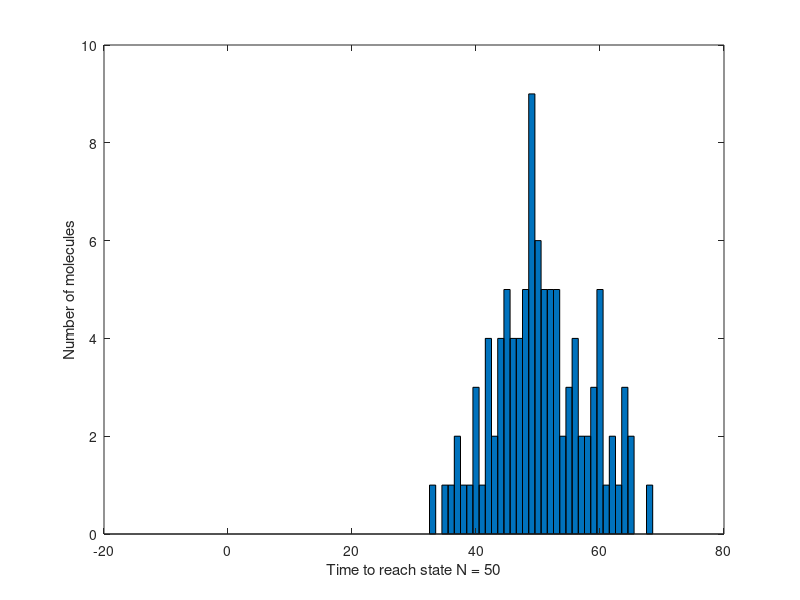
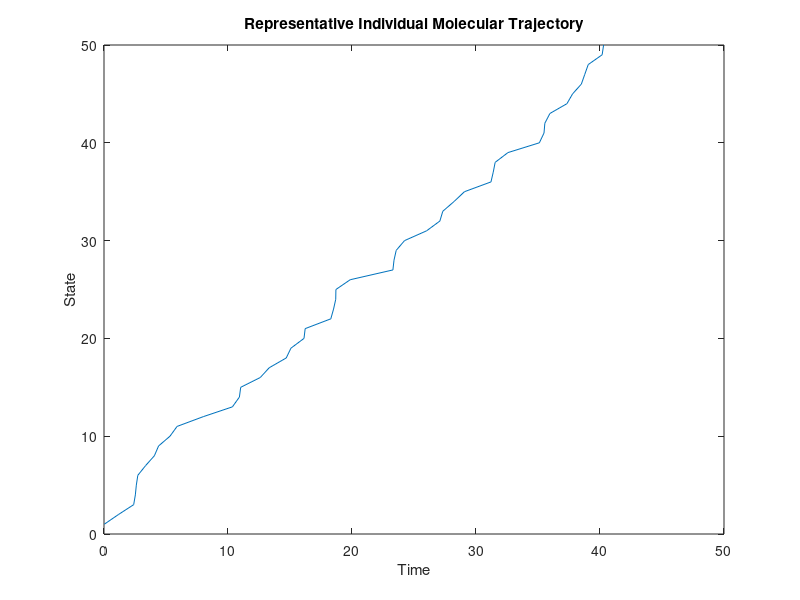

The MATLAB source for these figures, in order:
function results = simulate_sm_clock(varargin)

% Copyright (C) 2016 Alex Johnson-Buck
%
% Simulates single-molecule clocks comprising a linear reaction pathway
% containing an arbitrary number of steps (N).  The steps can be irreversible
% (k2 = 0) or reversible (k2 > 0).
% As described in Johnson-Buck and Shih, Nano Lett. 2017, 17, 12, 7940–7944.

% The Gillespie algorithm for kinetic Monte Carlo simulation is used.

% Input arguments (all optional, but must be specified in the indicated order):
%
% results = simulate_sm_clock(N, trials, k1, k2)
%
% N = Number of steps in pathway (default = 50)
% trials = Number of trajectories to simulate (default = 100)
% k1 = Forward rate constant, in seconds (default = 1)
% k2 = Reverse rate constant, in seconds (default = 2)

args = varargin

[N,trials,k1,k2] = parse_inputs(args);

display_parameters(N,trials,k1,k2);

##kmat = cat(1,ones(1,N)*k1,ones(1,N)*k2); %Matrix of rate constants for all states; row 1 is forward, row 2 is reverse; columns represent different states
##kmat(2,1) = 0; % Backward rate constant for first state (state 0) is 0.  There is no state (-1).

ksum = k1+k2; % sum of rate constants for all states other than A = 0

DT = zeros(trials,1); % Initialize matrix of dwell times for reaching final state

for trial = 1:trials
    dt1 = single(random('exp',1/k1,10000,1)); % Initialize randomized dwell times
    dt2 = single(random('exp',1/ksum,10000,1));
    rxnp = random('unif',0,1,10000,1); % Initialize random reaction variable
    traj = zeros(10000,1); % initialize state vector
    time = zeros(10000,1); % initialize time vector
    pi = cat(2,k1/ksum, k2/ksum); % transition probability matrix for state A > 0
    pmat = cumsum(pi);
    A = 0; % Start in state 0
    t = 0; % initialize time
    s = 0; % initialize step

    if mod(trial,50)==0
       disp(num2str(trial));
    end

    while A ~= N
    s = s+1; % Update step
    if mod(s,10000)==0
       dt1 = cat(1,dt1,single(random('exp',1/k1,10000,1))); % add to existing random variable matrices if needed
       dt2 = cat(1,dt2,single(random('exp',1/ksum,10000,1)));
       rxnp = cat(1,rxnp,random('unif',0,1,10000,1));
       traj = cat(1,traj,zeros(10000,1));
       time = cat(1,time,zeros(10000,1));
    end
    if A > 0
      dt = dt2(s); % Time interval
      if pmat(1) > rxnp(s)
        A = A+1;
      else
        A = A-1;
      end
    else % if A = 0, first state occupied, transition must be forward
      A = A+1;
      dt = dt1(s);
    end
    t = t+dt; % Update time
    traj(s) = A; % Update state and time vectors
    time(s) = t;
    end
    DT(trial) = t; % Time to reach final state
    traj = traj(1:s); % Truncate time and trajectory vectors
    time = time(1:s);
end

if trials > 1
% Plot histogram of time to reach state N across all trials
figure(1)
[histy, histx] = hist(DT,0:1:max(DT)+1);
bar(histx,histy,'BarWidth', 1);
xlabel(strcat({'Time to reach state N = '},num2str(N)));
ylabel('Number of molecules');
end

% Plot trajectory of last simulated molecule
figure(2)
plot(time,traj);
title('Representative Individual Molecular Trajectory');
xlabel('Time');
ylabel('State');

% Store results in results struct for output
results.histx = histx;
results.histy = histy;
results.time = time;
results.traj = traj;
results.N = N;
results.trials = trials;
results.k1 = k1;
results.k2 = k2;

% histy_c = cumsum(histy);
end

function [N, trials, k1, k2] = parse_inputs(args)
  % Default arguments
  N = 50;
  trials = 100;
  k1 = 1;
  k2 = 0;

  % Parse arguments and provide defaults
  if length(args) > 3
    N = args{1,1}; %Number of steps in pathway (number of states = N + 1) i.e., (State 0) <--> (State 1) <--> (State 2) <-->...<--> (State N)
    trials = args{2}; % Number of molecules to simulate
    k1 = args{3}; % Rate constant of forward transition (0-->1)
    k2 = args{4}; % Rate constant of reverse transition (1-->0)
  elseif length(args) > 2
    k1 = args{3};
    trials = args{2};
    N = args{1,1};
  elseif length(args) > 1
    trials = args{2};
    N = args{1,1};
  elseif length(args) > 0
    N = args{1,1};
  else
    disp('No argument supplied; using defaults.');
  end
end

function display_parameters(N,trials,k1,k2)
  disp('-------------------------------------');
  disp('Parameters:');
  disp(strcat('N=',num2str(N)));
  disp(strcat('trials=',num2str(trials)));
  disp(strcat('k1=',num2str(k1)));
  disp(strcat('k2=',num2str(k2)));
  disp('-------------------------------------');
end
